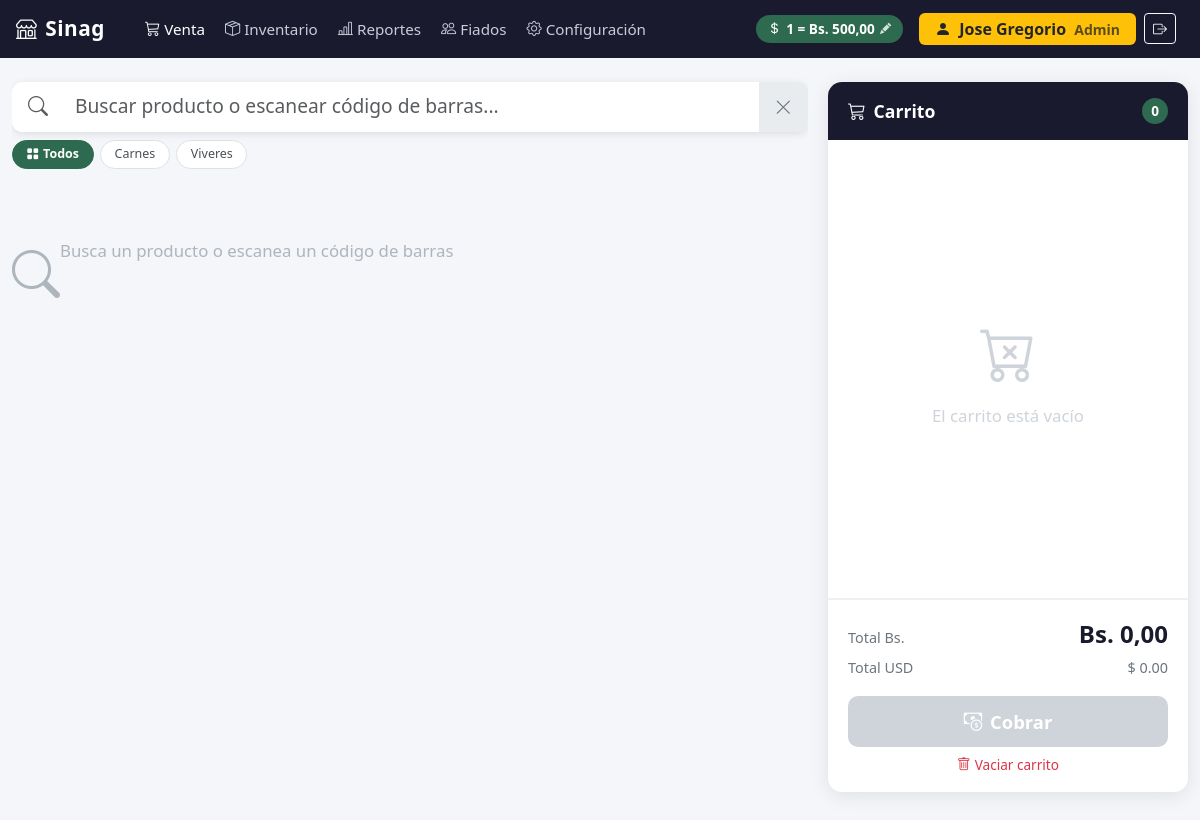
The app's page / (signed in) with its own data.
### configuracion/models.py (models this page shows, shortened)
class Empresa(models.Model):
    nombre = models.CharField(max_length=200)
    rif = models.CharField(max_length=20)
    telefono = models.CharField(max_length=20, blank=True)
    direccion = models.TextField(blank=True)
    logo = models.ImageField(upload_to='empresa/', blank=True, null=True)
    imprimir_ticket   = models.BooleanField(default=False)
    nombre_impresora  = models.CharField(max_length=200, blank=True, default='')
    class Meta:
        verbose_name = 'Empresa'

class Moneda(models.Model):
    tasa_cambio = models.DecimalField(max_digits=12, decimal_places=2)
    simbolo = models.CharField(max_length=5, default='Bs')
    ultima_actualizacion = models.DateTimeField(auto_now=True)
    class Meta:
        verbose_name = 'Moneda'
        verbose_name_plural = 'Moneda'

### inventario/models.py (models this page shows, shortened)
class Categoria(models.Model):
    nombre = models.CharField(max_length=100)
    class Meta:
        verbose_name = 'Categoría'
        verbose_name_plural = 'Categorías'
        ordering = ['nombre']

### ventas/views.py (the view)
# urls.py: path('', views.venta, name='venta'),
@login_required
def venta(request):
    moneda  = Moneda.objects.first()
    empresa = Empresa.objects.first() or Empresa()
    tasa    = moneda.tasa_cambio if moneda else None
    tasa_vencida = False
    if moneda:
        antigüedad = timezone.now() - moneda.ultima_actualizacion
        tasa_vencida = antigüedad.total_seconds() > 26 * 3600
    categorias = Categoria.objects.order_by('nombre')
    return render(request, 'pos/venta.html', {
        'tasa':             tasa,
        'moneda':           moneda,
        'empresa':          empresa,
        'metodos_pago':     Venta.METODO_PAGO,
        'imprimir_ticket':  empresa.imprimir_ticket if empresa else False,
        'tasa_vencida':     tasa_vencida,
        'categorias':       categorias,
    })

### templates/pos/venta.html (shortened to what this page needs)
{% extends "base.html" %}
{% block nav_venta %}active{% endblock %}
{% block contenido %}
<div class="pos-wrapper">
  <div class="col-productos">
    <div class="buscador-wrap">
      <div class="input-group">
        <span class="input-group-text bg-white border-0 ps-3">
          <i class="bi bi-search text-muted fs-5"></i>
        </span>
        <input
          type="text"
          id="buscador"
          class="form-control"
          placeholder="Buscar producto o escanear código de barras..."
          autocomplete="off"
          autofocus
        >
        <button class="btn-limpiar" id="btn-limpiar" title="Limpiar">
          <i class="bi bi-x-lg"></i>
        </button>
      </div>
      {% if categorias %}
      <div class="cat-chips-nav">
        <div class="cat-chips-wrap" id="cat-chips-wrap">
          <button class="cat-chip activa" data-cat-id=""
                  onclick="seleccionarCategoria(null, this)">
            <i class="bi bi-grid-fill me-1"></i>Todos
          </button>
          {% for cat in categorias %}
          <button class="cat-chip" data-cat-id="{{ cat.id }}"
                  onclick="seleccionarCategoria({{ cat.id }}, this)">
            {{ cat.nombre }}
          </button>
          {% endfor %}
        </div>
      </div>
      {% endif %}
    </div>
    <div class="productos-scroll">
      <div id="estado-inicial" class="sin-resultados">
        <i class="bi bi-search"></i>
        <span>Busca un producto o escanea un código de barras</span>
      </div>
    </div>
  </div>
  <div class="col-carrito">
    <div class="carrito-header">
      <span><i class="bi bi-cart3 me-2"></i>Carrito</span>
      <span class="badge-count" id="carrito-count">0</span>
    </div>
    <div class="carrito-items" id="carrito-items">
      <div class="carrito-vacio" id="carrito-vacio">
        <i class="bi bi-cart-x"></i>
        <span>El carrito está vacío</span>
      </div>
    </div>
    <div class="carrito-footer">
      <div class="total-row">
        <span class="label">Total Bs.</span>
        <span class="valor-bs" id="total-bs">Bs. 0,00</span>
      </div>
      <div class="total-row">
        <span class="label">Total USD</span>
        <span class="valor-usd" id="total-usd">$ 0.00</span>
      </div>
      <button class="btn-cobrar" id="btn-cobrar"
              {% if tasa_vencida %}disabled style="opacity:.4; cursor:not-allowed;"{% else %}disabled{% endif %}
              onclick="abrirModalCobro()">
        {% if tasa_vencida %}
        <i class="bi bi-lock me-2"></i>Tasa vencida
        {% else %}
        <i class="bi bi-cash-coin me-2"></i>Cobrar
        {% endif %}
      </button>
      <button class="btn-vaciar" id="btn-vaciar" onclick="vaciarCarrito()">
        <i class="bi bi-trash me-1"></i>Vaciar carrito
      </button>
    </div>
  </div>
</div>
{% endblock %}

### templates/base.html (shortened to what this page needs)
{% load static %}
<!DOCTYPE html>
<html lang="es">
<head>
  <link href="{% static 'vendor/bootstrap/css/bootstrap.min.css' %}" rel="stylesheet">
  <link href="{% static 'vendor/bootstrap-icons/css/bootstrap-icons.min.css' %}" rel="stylesheet">
</head>
<body>
  <nav class="navbar navbar-expand-lg navbar-pos px-3">
    <a class="navbar-brand" href="{% url 'pos:venta' %}">
      <i class="bi bi-shop me-2"></i>{{ empresa.nombre|default:"POS Core" }}
    </a>
    <div class="collapse navbar-collapse" id="navMenu">
      <ul class="navbar-nav me-auto ms-3 gap-1">
        <li class="nav-item">
          <a class="nav-link {% block nav_venta %}{% endblock %}" href="{% url 'pos:venta' %}">
            <i class="bi bi-cart3 me-1"></i>Venta
          </a>
        </li>
        {% if request.user.is_staff %}
        <li class="nav-item">
          <a class="nav-link {% block nav_inventario %}{% endblock %}" href="{% url 'inventario:index' %}">
            <i class="bi bi-box-seam me-1"></i>Inventario
          </a>
        </li>
        <li class="nav-item">
          <a class="nav-link {% block nav_reportes %}{% endblock %}" href="{% url 'reportes:index' %}">
            <i class="bi bi-bar-chart-line me-1"></i>Reportes
          </a>
        </li>
        <li class="nav-item">
          <a class="nav-link {% block nav_fiados %}{% endblock %}" href="{% url 'fiados:index' %}">
            <i class="bi bi-people me-1"></i>Fiados
          </a>
        </li>
        <li class="nav-item">
          <a class="nav-link {% block nav_config %}{% endblock %}" href="{% url 'configuracion:index' %}">
            <i class="bi bi-gear me-1"></i>Configuración
          </a>
        </li>
        {% endif %}
      </ul>
      {% if request.user.is_staff %}
      <button
        class="tasa-badge me-3 {% if not tasa %}sin-tasa{% endif %}"
        id="btn-abrir-tasa"
        data-bs-toggle="modal"
        data-bs-target="#modalTasa"
        title="Clic para actualizar tasa BCV"
      >
        <i class="bi bi-currency-dollar"></i>
        <span id="tasa-navbar-texto">
          {% if tasa %}1 = Bs. {{ tasa }}{% else %}Sin tasa — clic para configurar{% endif %}
        </span>
        <i class="bi bi-pencil-fill"></i>
      </button>
      {% endif %}
      {% if request.user.is_authenticated %}
      <div class="d-flex align-items-center gap-2 me-2">
        <span class="badge {% if request.user.is_staff %}bg-warning text-dark{% else %}bg-secondary{% endif %} fs-6 px-3 py-2">
          <i class="bi bi-person-fill me-1"></i>
          {{ request.user.get_full_name|default:request.user.username }}
          {% if request.user.is_staff %}<span class="opacity-75 ms-1 small">Admin</span>{% endif %}
        </span>
        <form method="post" action="{% url 'logout' %}" class="d-inline m-0">
          <button type="submit" class="btn btn-outline-light btn-sm" title="Cerrar sesión">
            <i class="bi bi-box-arrow-right"></i>
          </button>
        </form>
      </div>
      {% endif %}
    </div>
  </nav>
  <div class="content-wrapper container-fluid">
    {% block contenido %}{% endblock %}
  </div>
</body>
</html>

### templates/base.html (style rules this page uses)
body { font-family: 'Segoe UI', system-ui, sans-serif; font-size: 1.05rem; background-color: #f4f6f9; }
.navbar-pos { background-color: #1a1a2e; min-height: 58px; }
.navbar-pos .navbar-brand { font-size: 1.3rem; font-weight: 700; color: #ffffff; letter-spacing: 0.5px; }
.navbar-pos .nav-link { color: #c8cdd8; font-size: 0.95rem; }
.navbar-pos .nav-link:hover, .navbar-pos .nav-link.active { color: #ffffff; }
.tasa-badge { background-color: #2d6a4f; color: #fff; font-size: 0.85rem; padding: 4px 12px; border-radius: 20px; font-weight: 600; cursor: pointer; border: none; transition: background-color 0.15s; display: flex; align-items: center; gap: 5px; }
.tasa-badge .bi-pencil-fill { font-size: 0.7rem; opacity: 0.8; }
.content-wrapper { padding-top: 1.5rem; padding-bottom: 2rem; }

### templates/pos/venta.html (style rules this page uses)
.pos-wrapper { display: flex; gap: 1.25rem; height: calc(100vh - 90px); }
.col-productos { flex: 1; display: flex; flex-direction: column; min-width: 0; overflow-x: clip; }
.buscador-wrap { position: sticky; top: 0; z-index: 10; background-color: #f4f6f9; padding-bottom: 0.75rem; }
.buscador-wrap .input-group { box-shadow: 0 2px 8px rgba(0,0,0,0.10); border-radius: 10px; overflow: hidden; }
#buscador { font-size: 1.2rem; padding: 0.65rem 1rem; border: none; outline: none; }
.btn-limpiar { background-color: #e9ecef; border: none; padding: 0 1rem; font-size: 1.1rem; color: #6c757d; }
.productos-scroll { flex: 1; overflow-y: auto; padding-right: 4px; padding-top: 6px; }
.cat-chips-nav { display: flex; align-items: center; gap: .3rem; }
.cat-chips-wrap { flex: 1; display: flex; gap: .4rem; overflow-x: auto; padding: .5rem 0 .15rem; scrollbar-width: none; min-width: 0; }
.cat-chip { flex-shrink: 0; padding: .28rem .85rem; border-radius: 20px; border: 1.5px solid #dee2e6; background: #fff; font-size: .78rem; font-weight: 500; color: #495057; cursor: pointer; transition: all .12s; white-space: nowrap; }
.cat-chip.activa { background: #2d6a4f; border-color: #2d6a4f; color: #fff; font-weight: 700; }
.sin-resultados { text-align: center; color: #adb5bd; padding: 3rem 0; }
.sin-resultados i { font-size: 3rem; display: block; margin-bottom: 0.5rem; }
.col-carrito { width: 360px; flex-shrink: 0; display: flex; flex-direction: column; background: #fff; border-radius: 14px; box-shadow: 0 4px 20px rgba(0,0,0,0.09); overflow: hidden; position: sticky; top: 0; height: calc(100vh - 90px); }
.carrito-header { background-color: #1a1a2e; color: #fff; padding: 1rem 1.25rem; font-size: 1.1rem; font-weight: 700; display: flex; align-items: center; justify-content: space-between; flex-shrink: 0; }
.carrito-header .badge-count { background-color: #2d6a4f; font-size: 0.85rem; padding: 3px 9px; border-radius: 20px; }
.carrito-items { flex: 1; overflow-y: auto; padding: 0.75rem 1rem; }
.carrito-vacio { display: flex; flex-direction: column; align-items: center; justify-content: center; height: 100%; color: #ced4da; }
.carrito-vacio i { font-size: 3.5rem; margin-bottom: 0.5rem; }
.carrito-footer { flex-shrink: 0; border-top: 2px solid #f0f0f0; padding: 1rem 1.25rem; }
.total-row { display: flex; justify-content: space-between; align-items: baseline; margin-bottom: 0.3rem; }
.total-row .label { font-size: 0.9rem; color: #6c757d; }
.total-row .valor-usd { font-size: 0.9rem; font-weight: 400; color: #6c757d; }
.total-row .valor-bs { font-size: 1.5rem; font-weight: 800; color: #1a1a2e; }
.btn-cobrar { width: 100%; padding: 0.75rem; font-size: 1.15rem; font-weight: 700; background-color: #2d6a4f; color: #fff; border: none; border-radius: 10px; margin-top: 0.75rem; transition: background-color 0.15s; }
.btn-cobrar:disabled { background-color: #ced4da; cursor: not-allowed; }
.btn-vaciar { width: 100%; font-size: 0.85rem; color: #dc3545; background: none; border: none; margin-top: 0.4rem; cursor: pointer; }

### records on screen
Empresa: nombre "Sinag"
Moneda: tasa_cambio "500,00"
Categoria: nombre "Carnes"
Categoria: nombre "Viveres"

### other values on screen
{{ request.user.get_full_name|default:request.user.username }} "Jose Gregorio"
